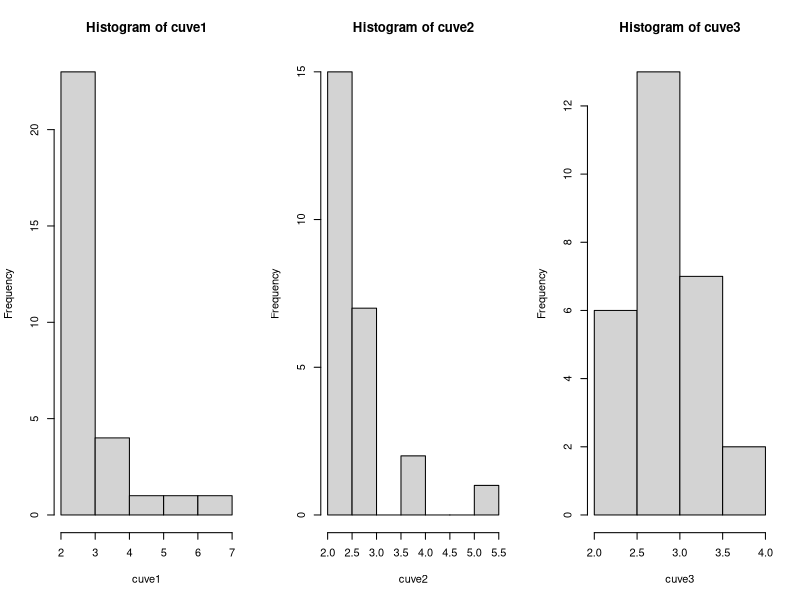
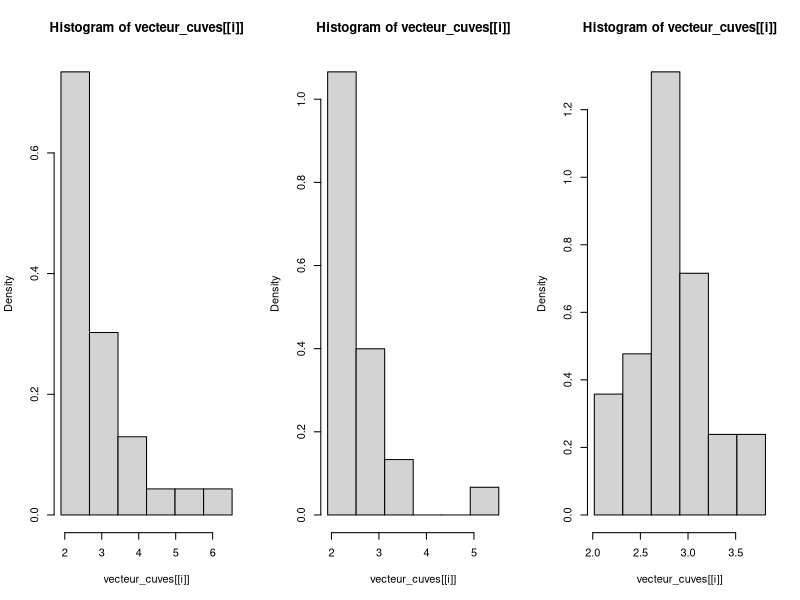
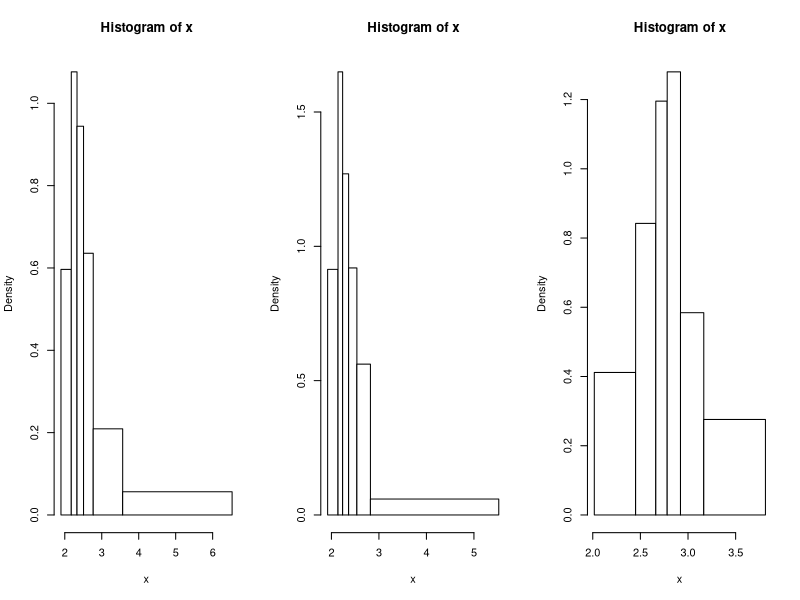
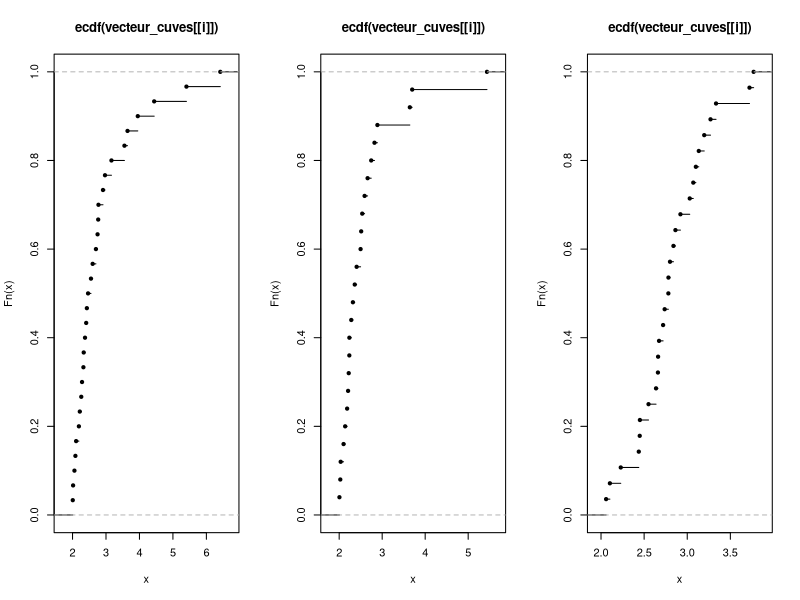
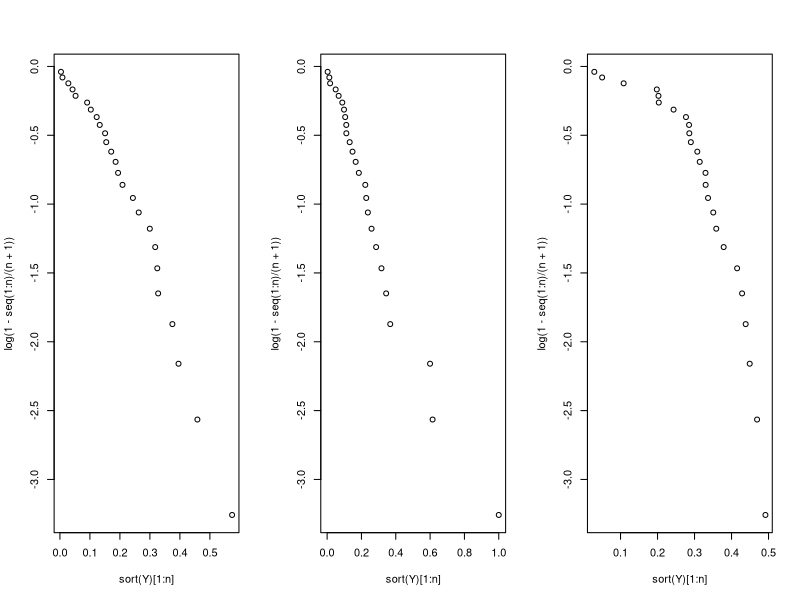
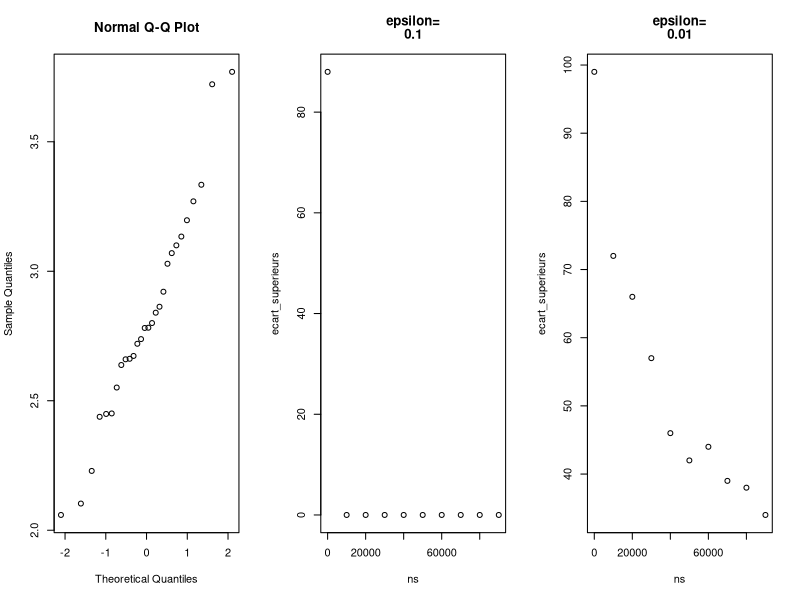
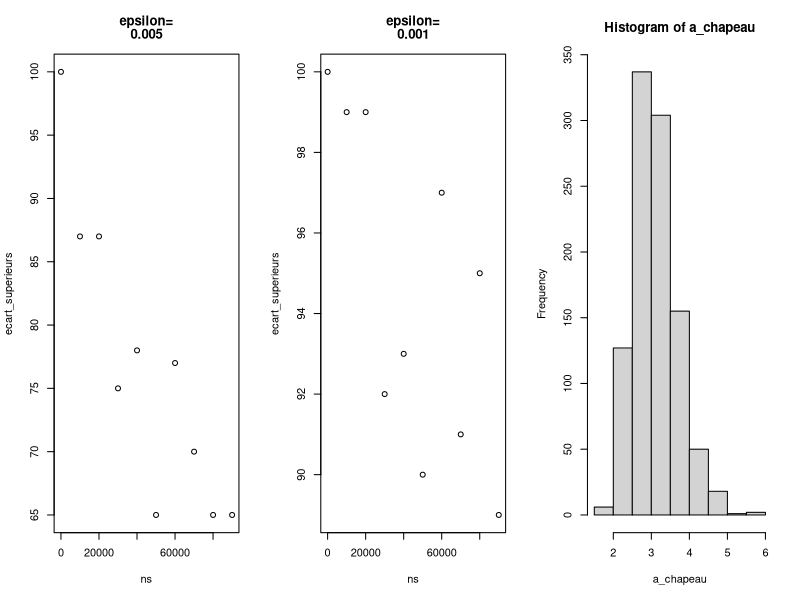
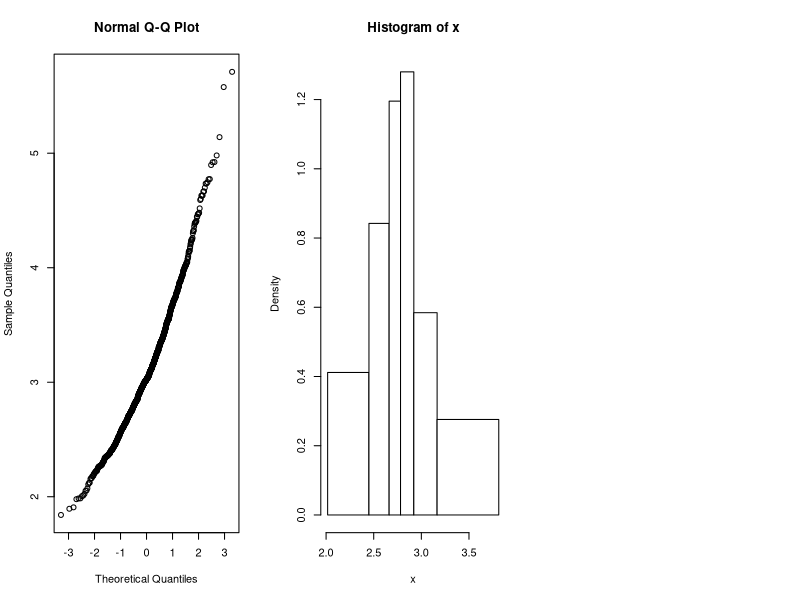

R code for these plots, in order:
## ---- chunk 1
#Loading the data :

cuves <- read.table("cuves.csv",sep=";",header=T)
#help("read.table")
#help(attach)
attach(cuves)

#Removing the NA data :
cuves <- cuves[!is.na(cuves)]
cuve1 <- cuve1[!is.na(cuve1)]
cuve2 <- cuve2[!is.na(cuve2)]
cuve3 <- cuve3[!is.na(cuve3)]
## ---- chunk 2
#Reading the data
cuves
#cuve1
#cuve2
#cuve3

#Length of the data-vector :
n<-length(cuves)
n

#Histogram of the data using the default setting of R
par(mfcol=c(1,3))
hist(cuve1)
hist(cuve2)
hist(cuve3)

## ---- chunk 3

# Histogramme classes de meme largeur :
# La régle de Sturges donne k = 6 classes.
k = 6
vecteur_cuves <- list(cuve1, cuve2, cuve3)
par(mfcol=c(1,3))
for(i in seq(1,3)){
  #Sorting the data
  Sorted_data <- sort(vecteur_cuves[[i]])
  Sorted_data
  #Length of the data-vector :
  n<-length(vecteur_cuves[[i]])
  n
  # Calcul des bornes inférieure et supérieure.
  a0 <-Sorted_data[1]-0.025*(Sorted_data[n]-Sorted_data[1])
  a6 <-Sorted_data[n]+0.025*(Sorted_data[n]-Sorted_data[1])
  a0
  a6
  # Largeur des classes
  h<-(a6-a0)/6
  h
  # Bornes des classes : on partage [a0,a6] en 6 intervalles
  # de largeur h.
  bornes <- seq(a0,a6,h)
  bornes
  hist(vecteur_cuves[[i]], probability = T, breaks = bornes)
}


## ---- chunk 4

histoeff <- function(x, xlim=NULL, ...)
{
  sx <- sort(x)
  n <- length(x)
  k <- round(log(n)/log(2)+1)
  rangex <- max(x)-min(x)
  breaks <- c(min(x)-0.025*rangex, quantile(x, seq(1, k-1)/k), max(x)+0.025*rangex)
  col <- 0
  if (is.null(xlim)) xlim<-c(breaks[1], breaks[k+1])
  hist(x, breaks=breaks, col=col, xlim=xlim, probability=T, ...)
}

#plotting the functions on the same window

par(mfcol=c(1,3))
for(i in seq(1,3)){
histoeff(vecteur_cuves[[i]])
}

## ---- chunk 5
#Ploting the emperical distribution function:
par(mfcol=c(1,3))
for(i in seq(1,3)){
plot(ecdf(vecteur_cuves[[i]]))
}

## ---- chunk 6
#Indicators :
    #cuve 1 :
    summary(vecteur_cuves[[1]])
    var(vecteur_cuves[[1]])
    
    #cuve2
    summary(vecteur_cuves[[2]])
    var(vecteur_cuves[[2]])
    
    #cuve3
    summary(vecteur_cuves[[3]])
    var(vecteur_cuves[[3]])

## ---- chunk 7
n_1 <- length(vecteur_cuves[[1]])
n_2 <- length(vecteur_cuves[[2]])
n_3 <- length(vecteur_cuves[[3]])
n <- min(c(n_1,n_2, n_3))
par(mfcol=c(1,3))
for (i in seq(1,3)){
  cuve <- vecteur_cuves[[i]]
  Y <- log(cuve/2)
  # on vérifie Y suit la loi exponentielle
  plot(sort(Y)[1:n],log(1-seq(1:n)/(n+1)))
}


## ---- chunk 8
qqnorm(cuve3)
## ---- chunk 9
hat_a1_n <- 1/mean(log(cuve1/2))
hat_a1_n
hat_a2_n <- 1/mean(log(cuve2/2))
hat_a2_n
hat_a3_n <- 1/mean(log(cuve3/2))
hat_a3_n
## ---- chunk 10
T1_n=(n-1)*hat_a1_n/n
T2_n=(n-1)*hat_a2_n/n
T3_n=(n-1)*hat_a3_n/n
## ---- chunk 11
b=2

simu_echantillons_loi_exp=function(m,n,a){
  #m echantillons avec chaque echantillon simulant une population de n individus suivant la loi exp(a)
  echantillons_loi_exp=matrix(nrow = n, ncol=m)
  for(i in 1:m){
    donnees_loi_exp=rexp(n,rep(a,n))
    echantillons_loi_exp[,i]=donnees_loi_exp
  }
  return(echantillons_loi_exp)
}
## ---- chunk 12
#seuil
alpha=5/100

pourcentage_appartenance_icc=function(echantillons_loi_exp,alpha,a,n,m){
  nb_appartenance=0
  for(i in 1:m){
    moy=mean(echantillons_loi_exp[,i])
    
    #bornes intervalle de confiance
    a_icc=qchisq(alpha/2,2*n)/(2*n*moy)
    b_icc=qchisq(1-alpha/2,2*n)/(2*n*moy)
    
    #booléen qui indique si le vrai parametre a appartient bien a l'icc
    a_in_icc= a>a_icc && a<b_icc
    
    #on ajoute 1 si a_in_icc est vrai
    nb_appartenance=nb_appartenance+a_in_icc
  }
  cat(nb_appartenance/m)
}

#on veut tester sur m echantillons de n individus, chacun suivant une loi exp(a)
n=1000
a=3
m=1000

#on simule donc les échantillons pour la loi exp(a), ce qui nous permet de les calculer pour la loi pa(a,b)
echantillons_loi_exp=simu_echantillons_loi_exp(m,n,a)
echantillons_loi_pa=b*exp(echantillons_loi_exp)

#on utilise les données suivant la loi exp(a) pour faciliter les calculs des icc
pourcentage_appartenance_icc(echantillons_loi_exp,alpha,a,n,m)

## ---- chunk 13
#on veut tester sur m echantillons de n individus, chacun suivant une loi exp(a)
n=100
a=3
m=1000

#on simule donc les échantillons pour la loi exp(a)
echantillons_loi_exp=simu_echantillons_loi_exp(m,n,a)

#on calcule donc les différents estimateurs pour les m échantillons
a_chapeau=NULL
a_chapeau_prime=NULL
for(i in 1:m){
  a_chapeau[i]=1/mean(echantillons_loi_exp[,i])
  a_chapeau_prime[i]=(n-1)/(n*mean(echantillons_loi_exp[,i]))
}

#on calcule alors les biais et erreurs quadratiques
biais_a_chapeau=mean(a_chapeau)-a
biais_a_chapeau_prime=mean(a_chapeau_prime)-a

cat("biais a_chapeau:",biais_a_chapeau,"\n")
cat("biais a_chapeau_prime:",biais_a_chapeau_prime,"\n")

erreur_quadratique_a_chapeau=mean((a_chapeau-a)**2)
erreur_quadratique_a_chapeau_prime=mean((a_chapeau_prime-a)**2)

cat("erreur quadratique a_chapeau:",erreur_quadratique_a_chapeau,"\n")
cat("erreur quadratique a_chapeau_prime:",erreur_quadratique_a_chapeau_prime,"\n")
## ---- chunk 14
#on va vérifier la convergence faible de a_chapeau, pour différents epsilons
epsilons=c(0.1,0.01,0.005,0.001)
ns=seq(10,100000,10000)
a=3
m=100

#pour chaque epsilon et pour chaque n, on va donc regarder combien d'estimateurs sur m ont un écart avec a supérieur à epsilon
for(epsilon in epsilons){
  ecart_superieurs=NULL
  for(n in ns){
    ecart_superieur=0
    echantillons_loi_exp=simu_echantillons_loi_exp(m,n,a)
    a_chapeau=NULL
    for(i in 1:m){
      a_chapeau[i]=1/mean(echantillons_loi_exp[,i])
      if(abs(a_chapeau[i]-a)>epsilon) 
        ecart_superieur=ecart_superieur+1
    }
    ecart_superieurs=c(ecart_superieurs,ecart_superieur)
  }
  plot(ns,ecart_superieurs,main=c('epsilon=',epsilon))
}

## ---- chunk 15
#on veut tester sur m echantillons de n individus, chacun suivant une loi exp(a)
n=35
a=3
m=1000

#on simule donc les échantillons pour la loi exp(a)
echantillons_loi_exp=simu_echantillons_loi_exp(m,n,a)

a_chapeau=NULL
for(i in 1:m){
  a_chapeau[i]=1/mean(echantillons_loi_exp[,i])
}

hist(a_chapeau)
qqnorm(a_chapeau)
## ---- chunk 16
histoeff(cuve3)
## ---- chunk 17
par(mfcol=c(1,2))

#loi normale
qqnorm(cuve3, main="Loi normale")
reg_lin_norm <- lm(sort(cuve3[1:n_3-1])~qnorm(seq(1:(n_3-1))/n_3))
summary(reg_lin_norm)

#loi du chi-2
plot(sort(cuve3[1:n_3-1]),qchisq(seq(1:(n_3-1))/n_3, n_3-1),main="Loi du chi-2")
reg_lin_norm <- lm(sort(cuve3[1:n_3-1])~qchisq(seq(1:(n_3-1))/n_3, n_3-1))
summary(reg_lin_norm)

## ---- chunk 18
#Calcul de a_0
a_0 = -log(0.05)/log(5/2)
a_0
## ---- chunk 19

#les estimateurs non biaisés des deux premiéres cuves :
hat_a1_n_p = (n_1 - 1) * hat_a1_n / n_1
hat_a2_n_p = (n_2 - 1) * hat_a2_n / n_2


#Calcul de la p_valeur de la cuve 1
pval_cuve_1 = 1 - pchisq((2*a_0*(n_1-1)) / hat_a1_n_p, 2*n_1)
pval_cuve_1

#Calcul de la p_valeur de la cuve 2
pval_cuve_2 = 1 - pchisq((2*a_0*(n_2-1)) / hat_a2_n_p, 2*n_2)
pval_cuve_2
## ---- chunk 20
t.test(sqrt(log(cuve3/2)), alterative="more", mu=sqrt(a_0))
## ---- chunk 21
binom.test(length(cuve1[cuve1 > 5]), length(cuve1), p=0.05, alternative = "less")
binom.test(length(cuve2[cuve2 > 5]), length(cuve2), p=0.05, alternative = "less")
binom.test(length(cuve3[cuve3 > 5]), length(cuve3), p=0.05, alternative = "less")
